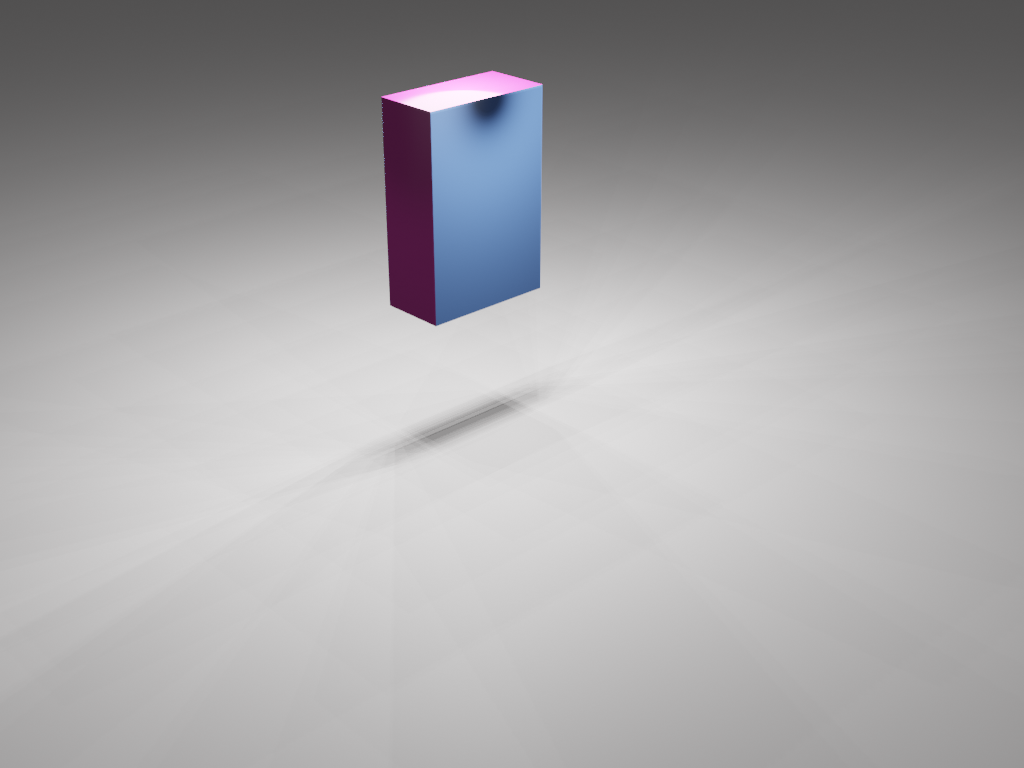
#> input picture 0400.png, 1024 x 768 px
$ python -i edge_detection.py   (imports and definitions only)   (older library calls are emulated)
#> lines starting #> are read from the running program, lines starting #| are printed output that depends on the picture; after the words box and inside, x2 and y2 are one past the last pixel; in counts of white or black regions, pixels touching at a corner belong together
#> further down, picture is the input picture: shape (768, 1024, 3); mean B, G, R 166.3, 164.4, 165.5
import cv2
import numpy as np


# edge detection using Sobel and Thresholding of results
def detect_edges_sobel(img):
    # blr=cv2.GaussianBlur(img,(5,5),0)
    sobelx64f = cv2.Sobel(img, cv2.CV_64F, 1, 0, ksize=3)
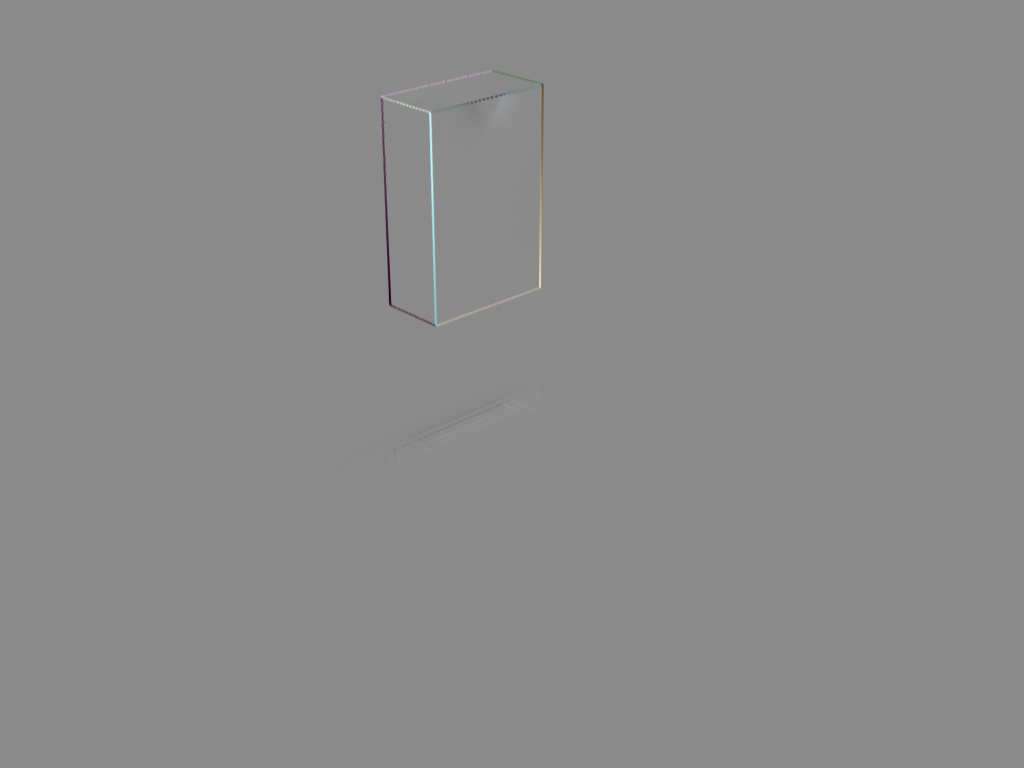
#> sobelx64f: shape (768, 1024, 3) float64; mean B, G, R -0.1, -0.1, -0.1; drawn with min black and max white
    abs_sobel64f = np.absolute(sobelx64f)
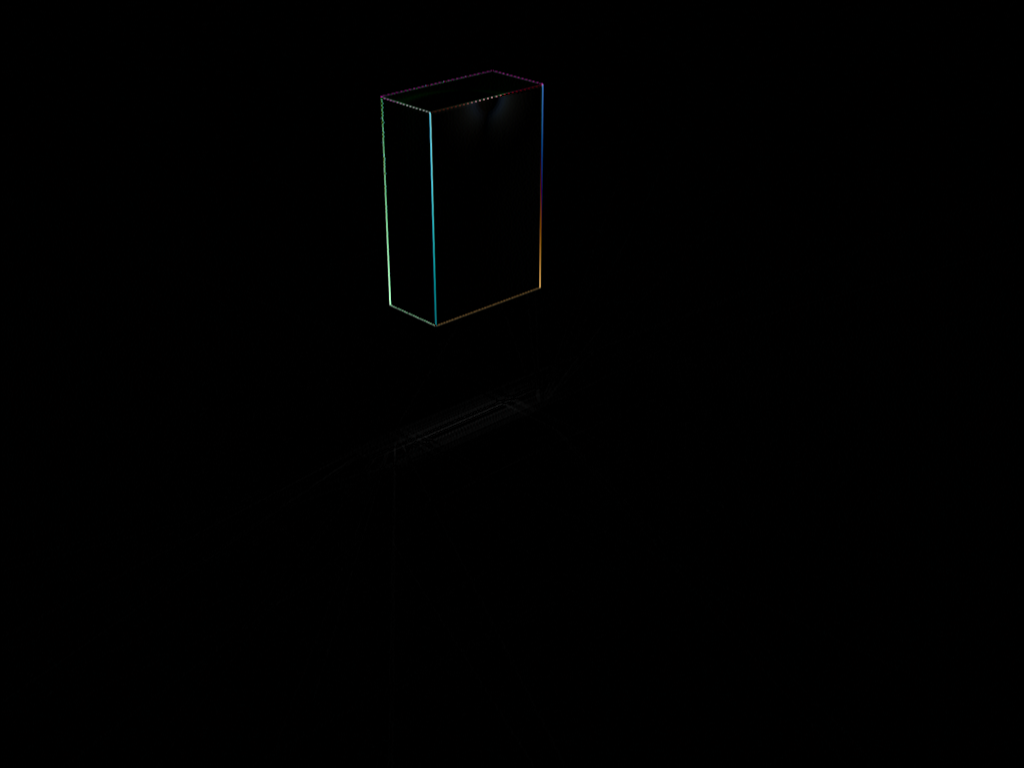
#> abs_sobel64f: shape (768, 1024, 3) float64; mean B, G, R 2.3, 2.4, 2.1; drawn with min black and max white
    sobel_8u = np.uint8(abs_sobel64f)
    sobel_8u = cv2.cvtColor(sobel_8u, cv2.COLOR_BGR2GRAY)
#> sobel_8u: shape (768, 1024)
    ret, thresh1 = cv2.threshold(sobel_8u, 35, 255, cv2.THRESH_BINARY)
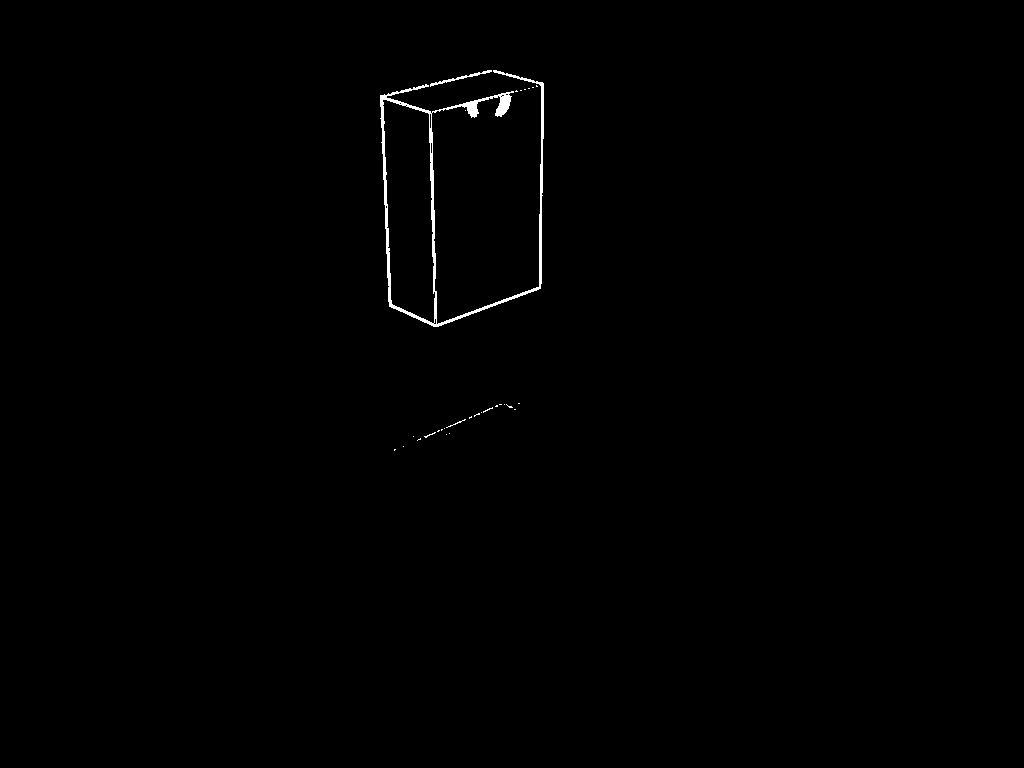
#> thresh1: shape (768, 1024); 0.45% white; 30 white regions (27 under 20 px), largest, box (x1, y1, x2, y2) and area: (380, 70, 544, 327) 3279, (430, 70, 492, 87) 158, (446, 419, 466, 428) 26

    return thresh1

>>> import cv2
>>> picture = cv2.imread('0400.png')
>>> result = detect_edges_sobel(picture)
